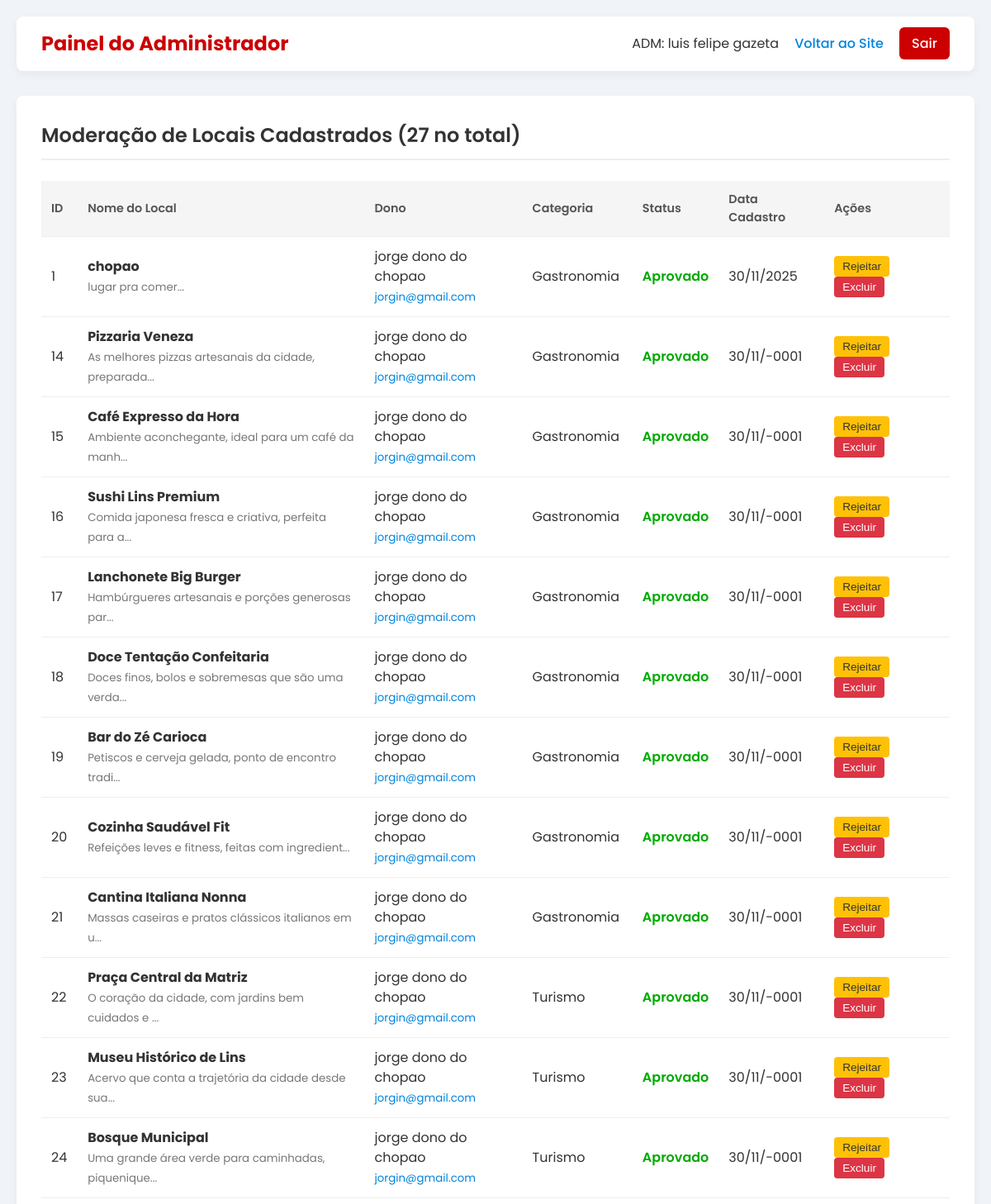
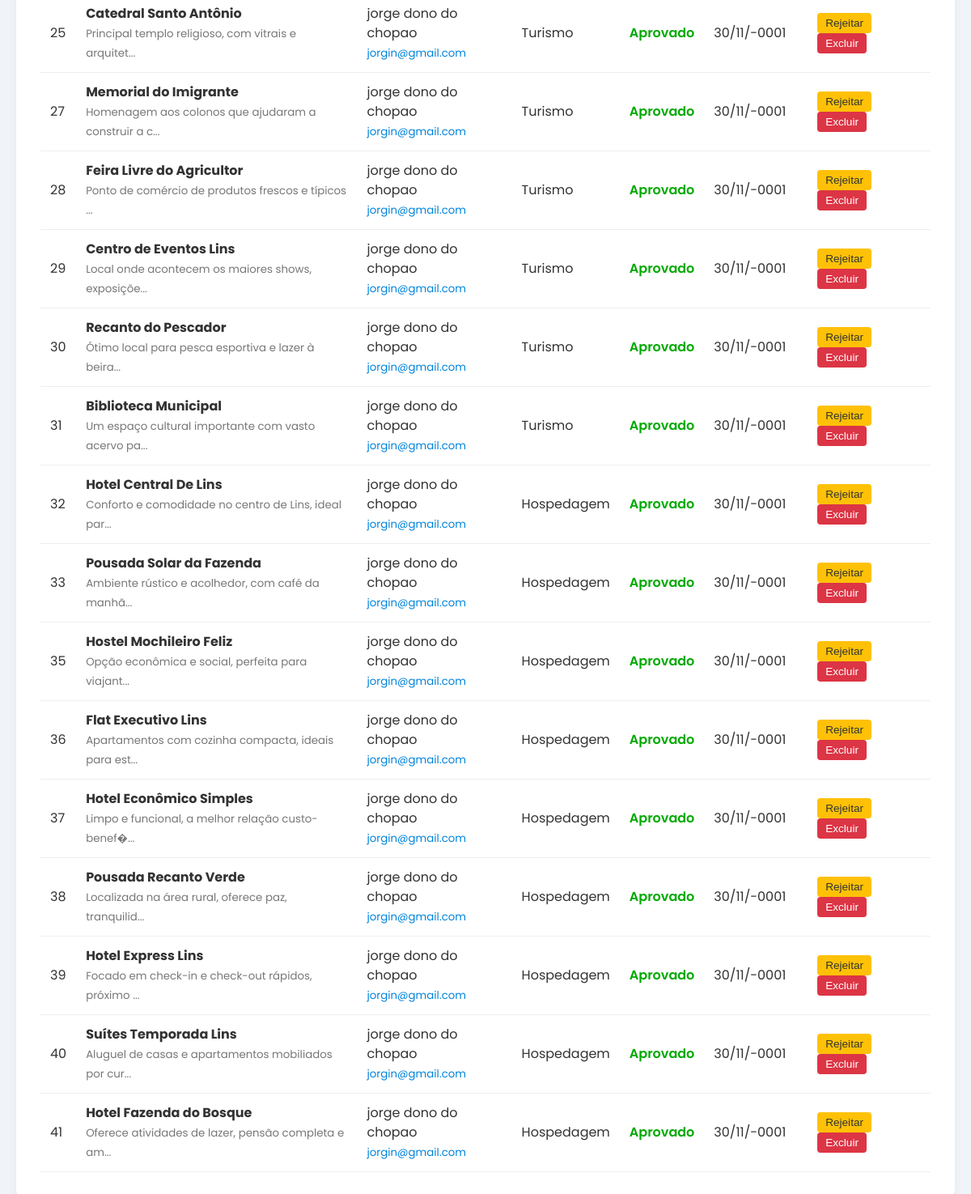
Before: /php/admin_dashboard.php (signed in) with the older database file (2 pictures, top to bottom).
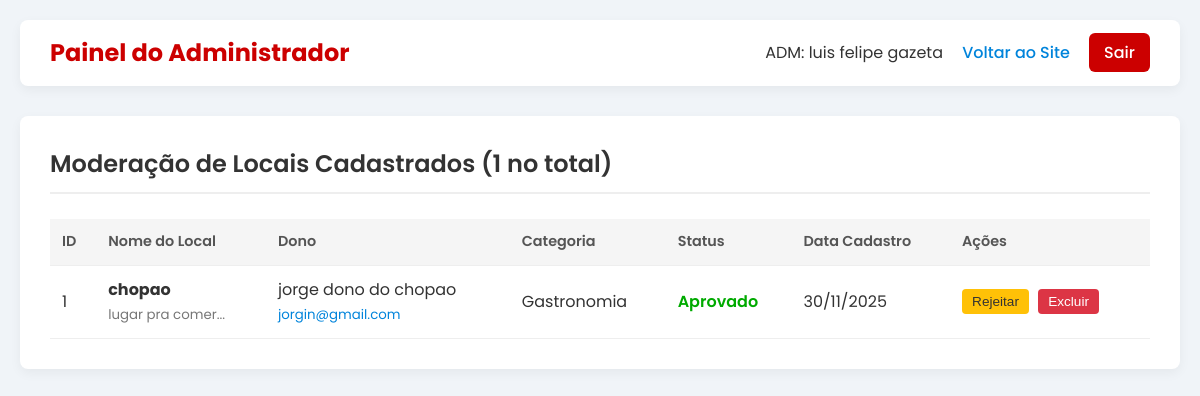
After: the same page with the newer database file.
### tables this page shows
CREATE TABLE `lugares` (
  `id` int(11) NOT NULL,
  `dono_id` int(11) NOT NULL,
  `nome` varchar(255) NOT NULL,
  `descricao` text NOT NULL,
  `endereco` varchar(255) NOT NULL,
  `imagem` varchar(255) NOT NULL,
  `categoria` enum('destaque','turismo','gastronomia','hospedagem') NOT NULL,
  `status_aprovacao` enum('pendente','aprovado','rejeitado','') NOT NULL,
  `estrelas_media` decimal(2,1) NOT NULL,
  `data_cadastro` datetime NOT NULL
);

CREATE TABLE `usuarios` (
  `id` int(11) NOT NULL,
  `nome` varchar(100) NOT NULL,
  `email` varchar(150) NOT NULL,
  `senha` varchar(255) NOT NULL,
  `tipo_usuario` enum('ADM','DONO','USUARIO','') NOT NULL,
  `data_registro` datetime NOT NULL
);

### php/admin_dashboard.php (the view, shortened to what this page needs)
<?php
include "conn.php";
$places = [];
try {
    $sql = "SELECT l.*, u.nome AS dono_nome, u.email AS dono_email FROM lugares l
            LEFT JOIN usuarios u ON l.dono_id = u.id
            ORDER BY l.data_cadastro DESC";
    $stmt = $pdo->prepare($sql);
    $stmt->execute();
    $places = $stmt->fetchAll(PDO::FETCH_ASSOC);
} catch (PDOException $e) {
    $message = "Erro ao carregar lista de locais: " . $e->getMessage();
    error_log("DB Error: " . $e->getMessage());
}
?>
<!DOCTYPE html>
<html lang="pt-br">
<head>
    <link rel="stylesheet" href="../css/style.css">
</head>
<body>
<div class="admin-container">
    <div class="header">
        <h1>Painel do Administrador</h1>
        <div>
            <span class="user-info">ADM: <?= htmlspecialchars($_SESSION['user']['name']) ?></span>
            <a href="../index.php" style="margin-left: 15px;">Voltar ao Site</a>
            <a href="logout.php" class="logout-btn" style="margin-left: 15px; background-color: #cc0000; color: white; padding: 8px 15px; border-radius: 6px;">Sair</a>
        </div>
    </div>
    <div class="content-area">
        <h2>Moderação de Locais Cadastrados (<?= count($places) ?> no total)</h2>
        <?php if (empty($places)): ?>
            <p>Nenhum local cadastrado no momento.</p>
        <?php else: ?>
            <table class="place-table">
                <thead>
                    <tr>
                        <th>ID</th>
                        <th>Nome do Local</th>
                        <th>Dono</th>
                        <th>Categoria</th>
                        <th>Status</th>
                        <th>Data Cadastro</th>
                        <th>Ações</th>
                    </tr>
                </thead>
                <tbody>
                    <?php foreach ($places as $place): ?>
                        <tr class="<?= $place['status_aprovacao'] === 'pendente' ? 'highlight-pending' : '' ?>">
                            <td><?= htmlspecialchars($place['id']) ?></td>
                            <td>
                                <strong><?= htmlspecialchars($place['nome']) ?></strong>
                                <br><small style="color: #777;"><?= htmlspecialchars(substr($place['descricao'], 0, 50)) ?>...</small>
                            </td>
                            <td>
                                <?= htmlspecialchars($place['dono_nome'] ?? 'Dono Excluído') ?>
                                <br><small style="color: #0084db;"><?= htmlspecialchars($place['dono_email'] ?? '') ?></small>
                            </td>
                            <td><?= htmlspecialchars(ucfirst($place['categoria'])) ?></td>
                            <td class="status-<?= htmlspecialchars($place['status_aprovacao']) ?>">
                                <?= htmlspecialchars(ucfirst($place['status_aprovacao'])) ?>
                            </td>
                            <td><?= date('d/m/Y', strtotime($place['data_cadastro'])) ?></td>
                            <td class="actions">
                                <form method="POST" action="admin_dashboard.php" style="display:inline;">
                                    <?php if ($place['status_aprovacao'] !== 'rejeitado'): ?>
                                        <button type="submit" name="action" value="reject" class="btn-reject">Rejeitar</button>
                                    <?php endif; ?>
                                    <button type="submit" name="action" value="delete" class="btn-delete" onclick="return confirm('Tem certeza que deseja EXCLUIR o local ID #<?= $place['id'] ?>? Esta ação é irreversível.');">Excluir</button>
                                </form>
                            </td>
                        </tr>
                    <?php endforeach; ?>
                </tbody>
            </table>
        <?php endif; ?>
    </div>
</div>
</body>
</html>

Changed rows visible on the page:
removed lugares: id "14", nome "Pizzaria Veneza", descricao "As melhores pizzas artesanais da cidade, preparada", dono.nome "jorge dono do chopao", dono.email "jorgin@gmail.com", categoria "Gastronomia", status_aprovacao "Aprovado", data_cadastro "30/11/-0001", shows "Rejeitar"
removed lugares: id "15", nome "Café Expresso da Hora", descricao "Ambiente aconchegante, ideal para um café da manh", dono.nome "jorge dono do chopao", dono.email "jorgin@gmail.com", categoria "Gastronomia", status_aprovacao "Aprovado", data_cadastro "30/11/-0001", shows "Rejeitar"
removed lugares: id "16", nome "Sushi Lins Premium", descricao "Comida japonesa fresca e criativa, perfeita para a", dono.nome "jorge dono do chopao", dono.email "jorgin@gmail.com", categoria "Gastronomia", status_aprovacao "Aprovado", data_cadastro "30/11/-0001", shows "Rejeitar"
removed lugares: id "17", nome "Lanchonete Big Burger", descricao "Hambúrgueres artesanais e porções generosas par", dono.nome "jorge dono do chopao", dono.email "jorgin@gmail.com", categoria "Gastronomia", status_aprovacao "Aprovado", data_cadastro "30/11/-0001", shows "Rejeitar"
removed lugares: id "18", nome "Doce Tentação Confeitaria", descricao "Doces finos, bolos e sobremesas que são uma verda", dono.nome "jorge dono do chopao", dono.email "jorgin@gmail.com", categoria "Gastronomia", status_aprovacao "Aprovado", data_cadastro "30/11/-0001", shows "Rejeitar"
removed lugares: id "19", nome "Bar do Zé Carioca", descricao "Petiscos e cerveja gelada, ponto de encontro tradi", dono.nome "jorge dono do chopao", dono.email "jorgin@gmail.com", categoria "Gastronomia", status_aprovacao "Aprovado", data_cadastro "30/11/-0001", shows "Rejeitar"
removed lugares: id "20", nome "Cozinha Saudável Fit", descricao "Refeições leves e fitness, feitas com ingredient", dono.nome "jorge dono do chopao", dono.email "jorgin@gmail.com", categoria "Gastronomia", status_aprovacao "Aprovado", data_cadastro "30/11/-0001", shows "Rejeitar"
removed lugares: id "21", nome "Cantina Italiana Nonna", descricao "Massas caseiras e pratos clássicos italianos em u", dono.nome "jorge dono do chopao", dono.email "jorgin@gmail.com", categoria "Gastronomia", status_aprovacao "Aprovado", data_cadastro "30/11/-0001", shows "Rejeitar"
removed lugares: id "22", nome "Praça Central da Matriz", descricao "O coração da cidade, com jardins bem cuidados e", dono.nome "jorge dono do chopao", dono.email "jorgin@gmail.com", categoria "Turismo", status_aprovacao "Aprovado", data_cadastro "30/11/-0001", shows "Rejeitar"
removed lugares: id "23", nome "Museu Histórico de Lins", descricao "Acervo que conta a trajetória da cidade desde sua", dono.nome "jorge dono do chopao", dono.email "jorgin@gmail.com", categoria "Turismo", status_aprovacao "Aprovado", data_cadastro "30/11/-0001", shows "Rejeitar"
removed lugares: id "24", nome "Bosque Municipal", descricao "Uma grande área verde para caminhadas, piquenique", dono.nome "jorge dono do chopao", dono.email "jorgin@gmail.com", categoria "Turismo", status_aprovacao "Aprovado", data_cadastro "30/11/-0001", shows "Rejeitar"
removed lugares: id "25", nome "Catedral Santo Antônio", descricao "Principal templo religioso, com vitrais e arquitet", dono.nome "jorge dono do chopao", dono.email "jorgin@gmail.com", categoria "Turismo", status_aprovacao "Aprovado", data_cadastro "30/11/-0001", shows "Rejeitar"
removed lugares: id "27", nome "Memorial do Imigrante", descricao "Homenagem aos colonos que ajudaram a construir a c", dono.nome "jorge dono do chopao", dono.email "jorgin@gmail.com", categoria "Turismo", status_aprovacao "Aprovado", data_cadastro "30/11/-0001", shows "Rejeitar"
removed lugares: id "28", nome "Feira Livre do Agricultor", descricao "Ponto de comércio de produtos frescos e típicos", dono.nome "jorge dono do chopao", dono.email "jorgin@gmail.com", categoria "Turismo", status_aprovacao "Aprovado", data_cadastro "30/11/-0001", shows "Rejeitar"
removed lugares: id "29", nome "Centro de Eventos Lins", descricao "Local onde acontecem os maiores shows, exposiçõe", dono.nome "jorge dono do chopao", dono.email "jorgin@gmail.com", categoria "Turismo", status_aprovacao "Aprovado", data_cadastro "30/11/-0001", shows "Rejeitar"
removed lugares: id "30", nome "Recanto do Pescador", descricao "Ótimo local para pesca esportiva e lazer à beira", dono.nome "jorge dono do chopao", dono.email "jorgin@gmail.com", categoria "Turismo", status_aprovacao "Aprovado", data_cadastro "30/11/-0001", shows "Rejeitar"
removed lugares: id "31", nome "Biblioteca Municipal", descricao "Um espaço cultural importante com vasto acervo pa", dono.nome "jorge dono do chopao", dono.email "jorgin@gmail.com", categoria "Turismo", status_aprovacao "Aprovado", data_cadastro "30/11/-0001", shows "Rejeitar"
removed lugares: id "32", nome "Hotel Central De Lins", descricao "Conforto e comodidade no centro de Lins, ideal par", dono.nome "jorge dono do chopao", dono.email "jorgin@gmail.com", categoria "Hospedagem", status_aprovacao "Aprovado", data_cadastro "30/11/-0001", shows "Rejeitar"
removed lugares: id "33", nome "Pousada Solar da Fazenda", descricao "Ambiente rústico e acolhedor, com café da manhã", dono.nome "jorge dono do chopao", dono.email "jorgin@gmail.com", categoria "Hospedagem", status_aprovacao "Aprovado", data_cadastro "30/11/-0001", shows "Rejeitar"
removed lugares: id "35", nome "Hostel Mochileiro Feliz", descricao "Opção econômica e social, perfeita para viajant", dono.nome "jorge dono do chopao", dono.email "jorgin@gmail.com", categoria "Hospedagem", status_aprovacao "Aprovado", data_cadastro "30/11/-0001", shows "Rejeitar"
removed lugares: id "36", nome "Flat Executivo Lins", descricao "Apartamentos com cozinha compacta, ideais para est", dono.nome "jorge dono do chopao", dono.email "jorgin@gmail.com", categoria "Hospedagem", status_aprovacao "Aprovado", data_cadastro "30/11/-0001", shows "Rejeitar"
removed lugares: id "37", nome "Hotel Econômico Simples", descricao "Limpo e funcional, a melhor relação custo-benef�", dono.nome "jorge dono do chopao", dono.email "jorgin@gmail.com", categoria "Hospedagem", status_aprovacao "Aprovado", data_cadastro "30/11/-0001", shows "Rejeitar"
removed lugares: id "38", nome "Pousada Recanto Verde", descricao "Localizada na área rural, oferece paz, tranquilid", dono.nome "jorge dono do chopao", dono.email "jorgin@gmail.com", categoria "Hospedagem", status_aprovacao "Aprovado", data_cadastro "30/11/-0001", shows "Rejeitar"
removed lugares: id "39", nome "Hotel Express Lins", descricao "Focado em check-in e check-out rápidos, próximo", dono.nome "jorge dono do chopao", dono.email "jorgin@gmail.com", categoria "Hospedagem", status_aprovacao "Aprovado", data_cadastro "30/11/-0001", shows "Rejeitar"
removed lugares: id "40", nome "Suítes Temporada Lins", descricao "Aluguel de casas e apartamentos mobiliados por cur", dono.nome "jorge dono do chopao", dono.email "jorgin@gmail.com", categoria "Hospedagem", status_aprovacao "Aprovado", data_cadastro "30/11/-0001", shows "Rejeitar"
removed lugares: id "41", nome "Hotel Fazenda do Bosque", descricao "Oferece atividades de lazer, pensão completa e am", dono.nome "jorge dono do chopao", dono.email "jorgin@gmail.com", categoria "Hospedagem", status_aprovacao "Aprovado", data_cadastro "30/11/-0001", shows "Rejeitar"
Other visible differences:
count($places): "27" → "1"
